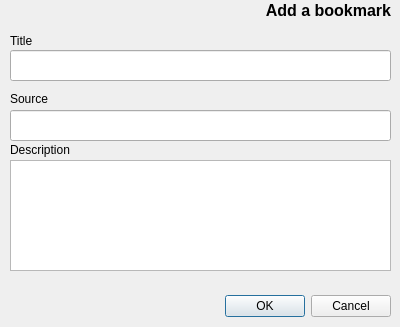
<?xml version="1.0" encoding="UTF-8"?>
<ui version="4.0">
 <class>BkmkDialog</class>
 <widget class="QDialog" name="BkmkDialog">
  <property name="geometry">
   <rect>
    <x>0</x>
    <y>0</y>
    <width>400</width>
    <height>327</height>
   </rect>
  </property>
  <property name="windowTitle">
   <string>Dialog</string>
  </property>
  <widget class="QDialogButtonBox" name="buttonBoxBkmk">
   <property name="geometry">
    <rect>
     <x>50</x>
     <y>290</y>
     <width>341</width>
     <height>32</height>
    </rect>
   </property>
   <property name="orientation">
    <enum>Qt::Horizontal</enum>
   </property>
   <property name="standardButtons">
    <set>QDialogButtonBox::Cancel|QDialogButtonBox::Ok</set>
   </property>
  </widget>
  <widget class="QLabel" name="label">
   <property name="geometry">
    <rect>
     <x>10</x>
     <y>30</y>
     <width>81</width>
     <height>21</height>
    </rect>
   </property>
   <property name="text">
    <string>Title</string>
   </property>
  </widget>
  <widget class="QLabel" name="label_3">
   <property name="geometry">
    <rect>
     <x>10</x>
     <y>90</y>
     <width>67</width>
     <height>17</height>
    </rect>
   </property>
   <property name="text">
    <string>Source</string>
   </property>
  </widget>
  <widget class="QPlainTextEdit" name="plainTextEditBkmkDesc">
   <property name="geometry">
    <rect>
     <x>10</x>
     <y>160</y>
     <width>381</width>
     <height>111</height>
    </rect>
   </property>
   <property name="focusPolicy">
    <enum>Qt::StrongFocus</enum>
   </property>
   <property name="tabChangesFocus">
    <bool>true</bool>
   </property>
   <property name="plainText">
    <string/>
   </property>
  </widget>
  <widget class="QLineEdit" name="plainTextEditBkmkSrc">
   <property name="geometry">
    <rect>
     <x>10</x>
     <y>110</y>
     <width>381</width>
     <height>31</height>
    </rect>
   </property>
  </widget>
  <widget class="QLabel" name="label_2">
   <property name="geometry">
    <rect>
     <x>10</x>
     <y>140</y>
     <width>181</width>
     <height>20</height>
    </rect>
   </property>
   <property name="text">
    <string>Description</string>
   </property>
  </widget>
  <widget class="QLabel" name="label_idea">
   <property name="geometry">
    <rect>
     <x>220</x>
     <y>0</y>
     <width>171</width>
     <height>20</height>
    </rect>
   </property>
   <property name="font">
    <font>
     <pointsize>12</pointsize>
     <weight>75</weight>
     <bold>true</bold>
    </font>
   </property>
   <property name="layoutDirection">
    <enum>Qt::LeftToRight</enum>
   </property>
   <property name="text">
    <string>Add a bookmark</string>
   </property>
   <property name="alignment">
    <set>Qt::AlignRight|Qt::AlignTrailing|Qt::AlignVCenter</set>
   </property>
  </widget>
  <widget class="QLineEdit" name="plainTextEditBkmkTitle">
   <property name="geometry">
    <rect>
     <x>10</x>
     <y>50</y>
     <width>381</width>
     <height>31</height>
    </rect>
   </property>
   <property name="focusPolicy">
    <enum>Qt::StrongFocus</enum>
   </property>
  </widget>
 </widget>
 <tabstops>
  <tabstop>plainTextEditBkmkTitle</tabstop>
  <tabstop>plainTextEditBkmkSrc</tabstop>
  <tabstop>plainTextEditBkmkDesc</tabstop>
 </tabstops>
 <resources/>
 <connections>
  <connection>
   <sender>buttonBoxBkmk</sender>
   <signal>accepted()</signal>
   <receiver>BkmkDialog</receiver>
   <slot>accept()</slot>
   <hints>
    <hint type="sourcelabel">
     <x>248</x>
     <y>254</y>
    </hint>
    <hint type="destinationlabel">
     <x>157</x>
     <y>274</y>
    </hint>
   </hints>
  </connection>
  <connection>
   <sender>buttonBoxBkmk</sender>
   <signal>rejected()</signal>
   <receiver>BkmkDialog</receiver>
   <slot>reject()</slot>
   <hints>
    <hint type="sourcelabel">
     <x>316</x>
     <y>260</y>
    </hint>
    <hint type="destinationlabel">
     <x>286</x>
     <y>274</y>
    </hint>
   </hints>
  </connection>
 </connections>
</ui>
